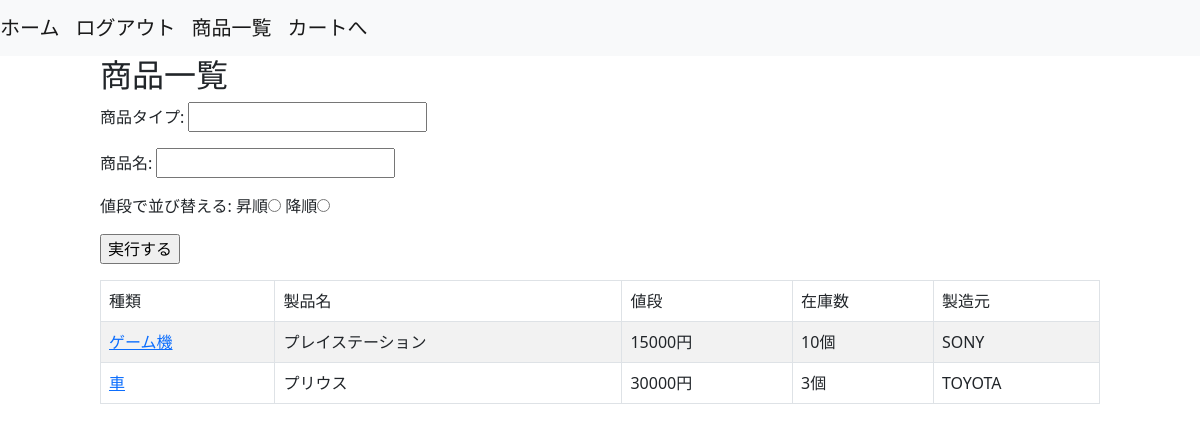
/stores/product_list/ (signed in), run on an earlier commit of the app's database.
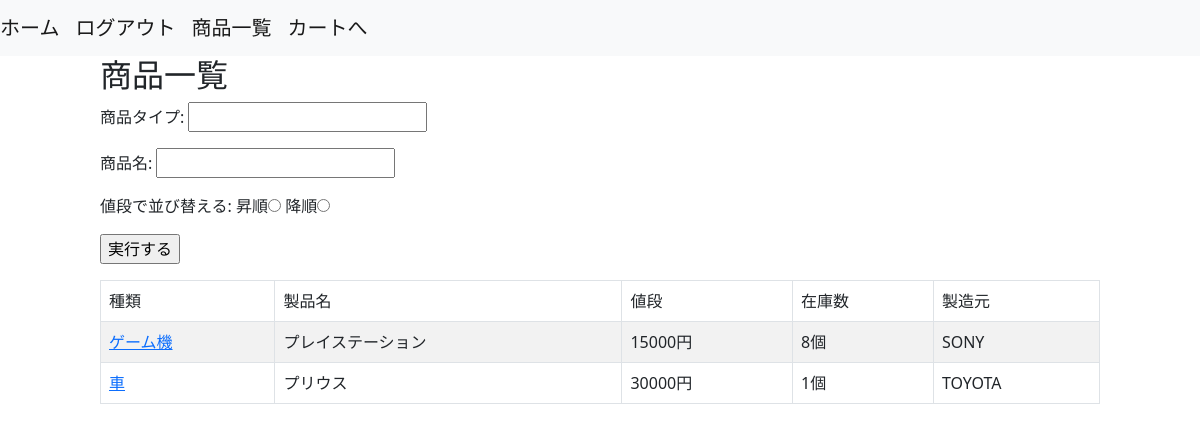
And on a later commit of the database.
### stores/models.py (models this page shows, shortened)
class Products(models.Model):
    name = models.CharField(max_length=1000)
    price = models.IntegerField()
    stock = models.IntegerField()
    product_type = models.ForeignKey(
        ProductTypes, on_delete=models.CASCADE
    )
    manufacturer = models.ForeignKey(
        Manufacturers, on_delete=models.CASCADE
    )
    objects = ProductsManager()
    class Meta:
        db_table = 'products'

class ProductTypes(models.Model):
  name = models.CharField(max_length=1000)
  class Meta:
      db_table = 'product_types'

class Manufacturers(models.Model):
    name = models.CharField(max_length=1000)
    class Meta:
        db_table = 'manufacturers'

### stores/views.py (the view)
# urls.py: path('product_list/', ProductListView.as_view(), name='product_list'),
class ProductListView(LoginRequiredMixin, ListView):
    model = Products
    template_name = os.path.join('stores', 'product_list.html')
    def get_queryset(self):
      query = super().get_queryset()
      product_type_name = self.request.GET.get('product_type_name', None)
      product_name = self.request.GET.get('product_name', None)
      if product_type_name:
          query = query.filter(
              product_type__name=product_type_name
          )
      if product_name:
          query = query.filter(
              name=product_name
          )
      order_by_price = self.request.GET.get('order_by_price', 0)
      if order_by_price == '1':
          query = query.order_by('price')
      elif order_by_price == '2':
          query = query.order_by('-price')
      return query
    def get_context_data(self, **kwargs):
        context = super().get_context_data(**kwargs)
        context['product_type_name'] = self.request.GET.get('product_type_name', '')
        context['product_name'] = self.request.GET.get('product_name', '')
        order_by_price = self.request.GET.get('order_by_price', 0)
        if order_by_price == '1':
            context['ascending'] = True
        elif order_by_price == '2':
            context['descending'] = True
        return context

### templates/stores/product_list.html
{% extends 'base.html' %}
{% block content %}
<div class="col-10 offset-1">
  <h2>商品一覧</h1>
    <form method="get" action="{% url 'stores:product_list' %}">
      <p>商品タイプ: <input type="text" name="product_type_name" value="{{ product_type_name }}"/></p>
      <p>商品名: <input type="text" name="product_name" value="{{ product_name }}"/></p>
      <p>値段で並び替える:
        昇順<input type="radio" name="order_by_price" value="1" {% if ascending %}checked{% endif %}>
        降順<input type="radio" name="order_by_price" value="2" {% if descending %}checked{% endif %}>
     </p>
      <p><input type="submit" value="実行する"/></p>
    </form>
  <table class="table table-striped table-bordered">
  <thead>
    <tr>
       <td>種類</td>
       <td>製品名</td>
       <td>値段</td>
       <td>在庫数</td>
       <td>製造元</td>
    </tr>
  </thead>
  <tbody>
  {% for product in object_list %}
    <tr>
       <td><a href="{% url 'stores:product_detail' pk=product.id %}">{{ product.product_type.name }}</a></td>
       <td>{{ product.name }}</td>
       <td>{{ product.price }}円</td>
       <td>{{ product.stock }}個</td>
       <td>{{ product.manufacturer.name }}</td>
    </tr>
  {% endfor %}
  </tbody>
  </table>
</div>
{% endblock %}

What changed in the data, as far as the page shows it:
changed Products "プレイステーション": stock "10" → "8"
changed Products "プリウス": stock "3" → "1"
